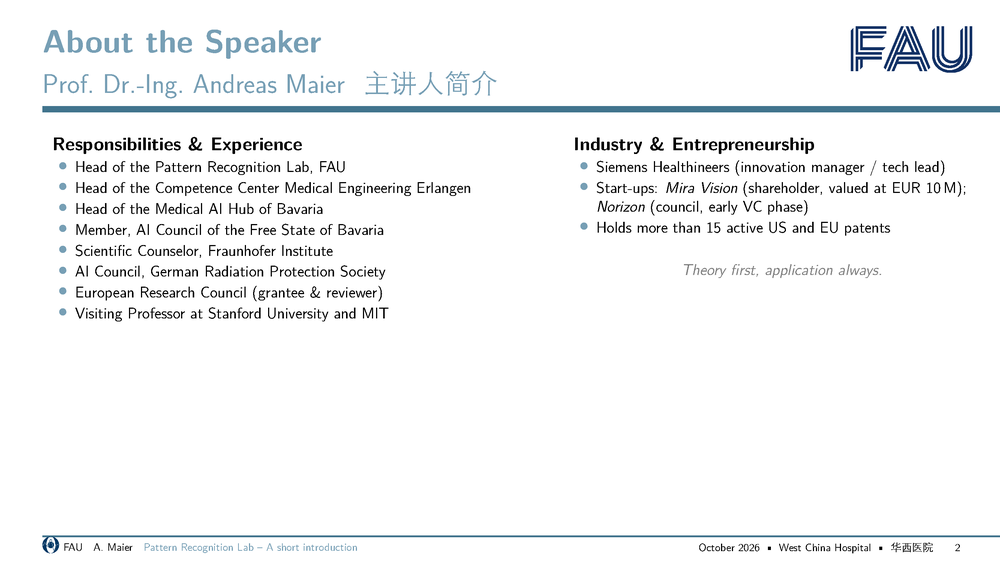
#> input picture build_pptx/wch_collab_pages/page-01.png, 1000 x 562 px, shrunk from 2667 x 1500 before the run
$ python probe_layout.py wch_collab_pages/page-01.png
#> lines starting #> are read from the running program, lines starting #| are printed output that depends on the picture; after the words box and inside, x2 and y2 are one past the last pixel; in counts of white or black regions, pixels touching at a corner belong together
#!/usr/bin/env python3
"""Diagnostic: figure out which y-bands on the rasterized page contain
the static image vs. the surrounding theme chrome (logos, footer)."""
from PIL import Image
import numpy as np
import sys

PAGE = sys.argv[1] if len(sys.argv) > 1 else (
    "/Users/maier/Documents/code/AIMedMaier/build_pptx/pages/page-25.png"
)
im = np.array(Image.open(PAGE))
#> im is the input picture: shape (562, 1000, 3); mean R, G, B 244.1, 245.3, 246.1
H, W = im.shape[:2]
#> H = 562; W = 1000
print(f"Page size: {W}x{H}")
#| Page size: 1000x562
gray = im[..., :3].mean(axis=2)
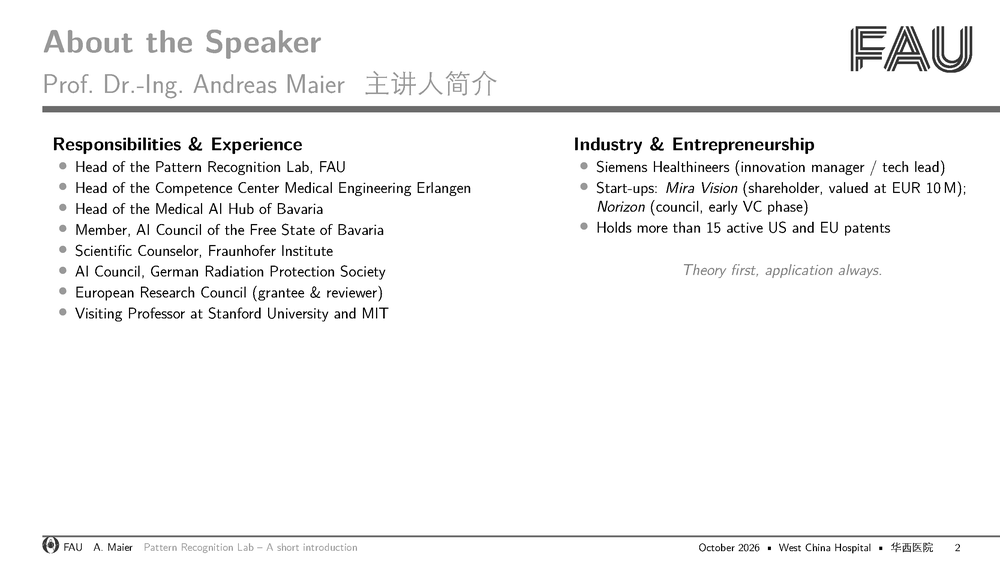
#> gray: shape (562, 1000) float64; min 0, max 255, mean 245.2
mask = gray < 240
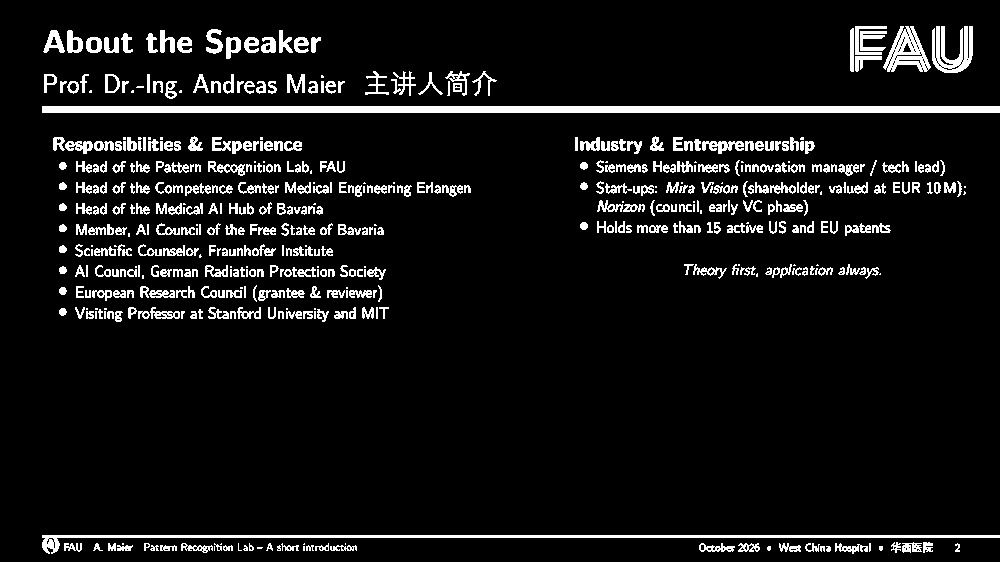
#> mask: shape (562, 1000) bool; 7.6% white; 530 white regions (94 under 20 px), largest, box (x1, y1, x2, y2) and area: (42, 106, 1000, 113) 6706, (42, 535, 1000, 554) 3067, (932, 26, 973, 73) 1086

bands = [(0, 0.18), (0.18, 0.22), (0.22, 0.25), (0.25, 0.30),
         (0.30, 0.92), (0.92, 0.95), (0.95, 1.00)]
for top, bot in bands:
    r0, r1 = int(H * top), int(H * bot)
    band = mask[r0:r1, :]
    cols = np.any(band, axis=0)
    if cols.any():
        c0, c1 = np.where(cols)[0][[0, -1]]
        rows_with_content = int(np.any(band, axis=1).sum())
        print(f"y {top:.2f}-{bot:.2f}: cols {c0/W:.3f}..{c1/W:.3f}  "
              f"({rows_with_content} non-empty rows)")
    else:
        print(f"y {top:.2f}-{bot:.2f}: empty")
#> this loop made 7 passes
#> (c0, c1, rows_with_content) on passes 1, 2, 3, 4, 5, 7: (43, 972, 73), (42, 999, 7), (53, 803, 4), (53, 944, 22), (59, 965, 118), (42, 999, 19)
#| y 0.00-0.18: cols 0.043..0.972  (73 non-empty rows)
#| y 0.18-0.22: cols 0.042..0.999  (7 non-empty rows)
#| y 0.22-0.25: cols 0.053..0.803  (4 non-empty rows)
#| y 0.25-0.30: cols 0.053..0.944  (22 non-empty rows)
#| y 0.30-0.92: cols 0.059..0.965  (118 non-empty rows)
#| y 0.95-1.00: cols 0.042..0.999  (19 non-empty rows)
#> pass 1, `band = mask[r0:r1, :]`:
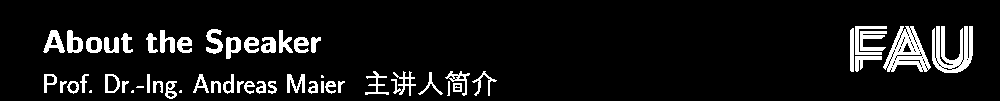
#> band: shape (101, 1000) bool; 8.3% white; 54 white regions (5 under 20 px), largest, box (x1, y1, x2, y2) and area: (932, 26, 973, 73) 1086, (883, 26, 931, 72) 1071, (860, 31, 887, 51) 301
